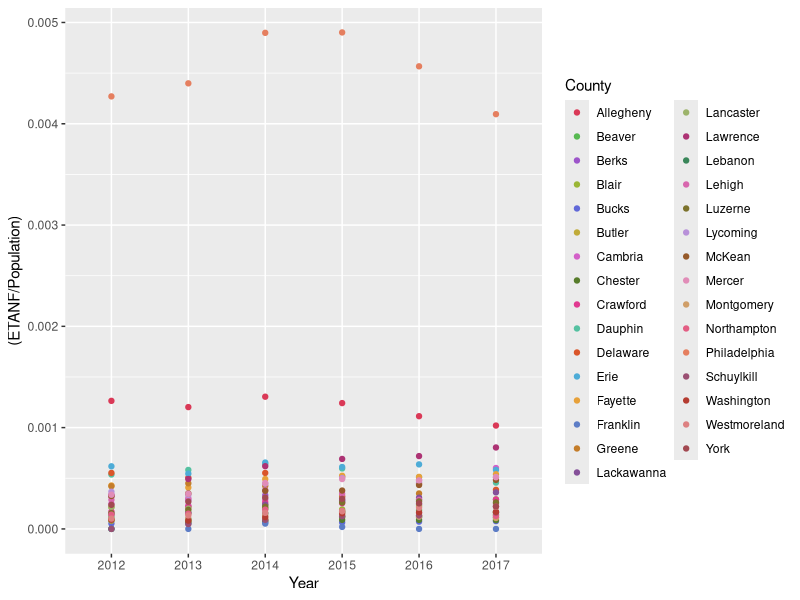
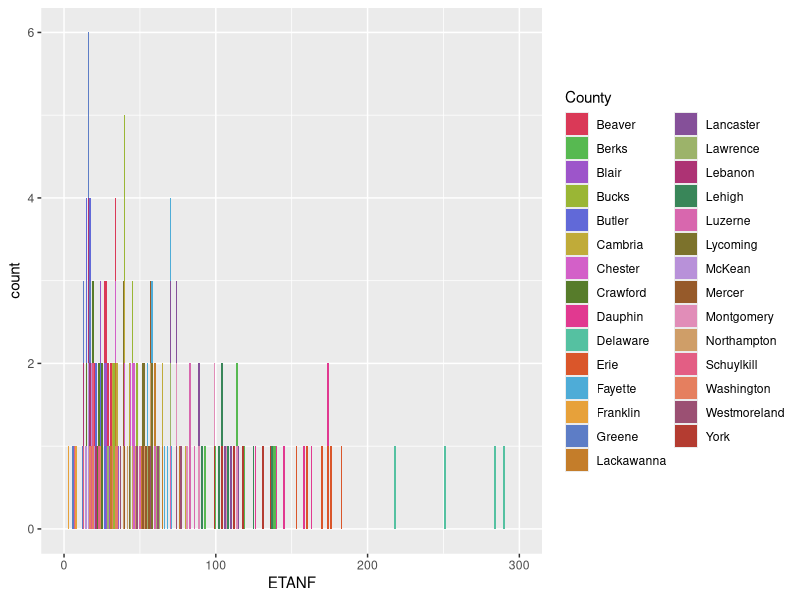
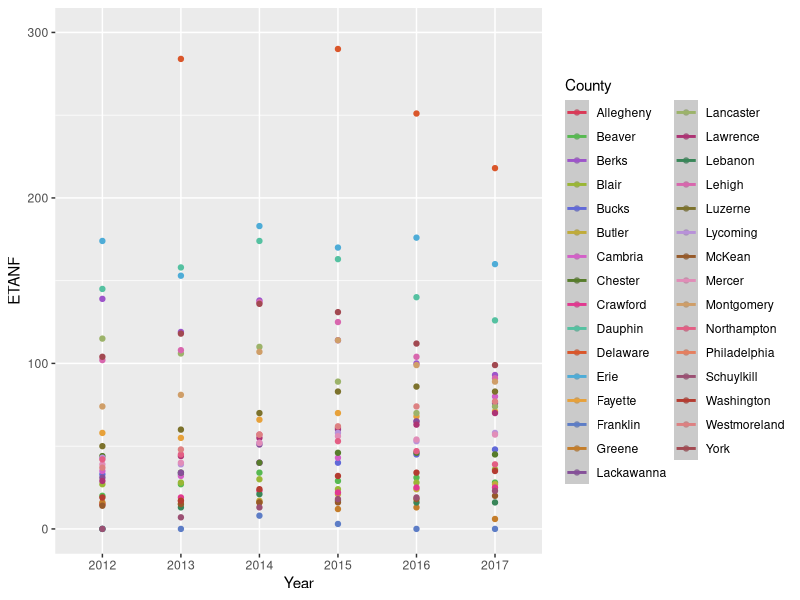

R code for these plots, in order: (Note: this script raises an error after producing the figures.)
## ---- chunk 1
# Loading libraries needed for analysis
library(ggplot2)
library(gtable) #for plot layouts
library(grid) #for plot layouts
library(gridExtra) #for plot layouts
library(glmnet)
library(pROC)
library(plyr)
library(dplyr)
library(leaps)
library(reshape)
library(foreign)
library(plm) #for panel regression

#loading data and redefining "-" symbols as NA
ETANFload <- read.table("Data_Analysis_Spreadsheet.csv", header = TRUE, sep = ",", na.strings = "-")
#Removing unused Employment training variable
ETANFdata <- ETANFload[, c(1:16, 18, 19)]
#Cleaning the data - converting strings to numbers
ETANFdata <- mutate(ETANFdata, Year = as.factor(as.numeric(Year)), ETANF = as.numeric(gsub(",","",ETANF)), Snap_January = as.numeric(gsub(",","",Snap_January)),
                    SNAP_July = as.numeric(gsub(",","",SNAP_July)), Med_Income = as.numeric(Med_Income), Medicaid = as.numeric(gsub(",","",Medicaid)),
                    SSI = as.numeric(gsub(",","",SSI)), CHIP = as.numeric(gsub(",","",CHIP)), ED_Attain_HSandAbove = as.numeric(ED_Attain_HSandAbove),
                    Ed_Attain_BAandAbove = as.numeric(ED_Attain_HSandAbove), Population = as.numeric(gsub(",","",Population)))

#ETANFmelt <- melt(ETANFdata, id = c("County", "Year"))
#etanf.ts <- ts(ETANFdata, frequency = 1, start = c(2012), end = )

## ---- chunk 2
### Data Visualization

# define palette
cpPalette <- c("#da3957","#57b951","#9d55ca","#9ab635","#6169d8","#c0ab39","#d360c8","#577c2b","#e13990","#55c1a1","#da562a","#4eacd7","#e7a13a","#5d7dc6","#c47d2a","#855099","#9cb36a","#ad3374","#398659","#d867ae","#7c722c","#b891d9","#965a2a","#e18db8","#cf9e68","#e35e84","#e57f5f","#9b5073","#b43c31","#dd8182","#a24951")
#plot of ETANF cases normalized by population
p1 <- ggplot(ETANFdata,aes(y = (ETANF/Population), x = Year, color = County)) + geom_point() + xlab("Year") + scale_color_manual(values =  cpPalette) 
p1
p2 <- ggplot(ETANFdata,aes(x = ETANF, fill = County)) + geom_bar() + xlab("ETANF") + scale_fill_manual(values =  cpPalette) + xlim(0, 300)
p2
p3 <- ggplot(ETANFdata,aes(y = ETANF, x = Year, color = County)) + geom_point() + 
  geom_smooth(data = ETANFdata, method = "glm", formula = ETANF~Year + County + PA_Region + SNAP_July + Medicaid + CHIP + LFPR + Med_Income + ED_Attain_HSandAbove + Ed_Attain_BAandAbove + Pov_Rate + Population) + xlab("Year") + scale_color_manual(values =  cpPalette) + ylim(0,300)
p3
## ---- chunk 3
### Variable selection


#Set seed
set.seed(1234)
#subsetting data to remove extra location descriptors & missing records from dependent & Independent variables for variable selection
etanf.x <- na.omit(ETANFdata[, c(3:18)])
etanf.x2 <- na.omit(ETANFdata[, c(2:18)])
# fit the random forest
# rf1 <- cforest(ETANF ~ ., data= etanf.x, control=cforest_unbiased(mtry=2,ntree=20))

# AIC by crossvalidation for each variable selection method
testCV <- function(DATA){
  # combine two columns
  func.data <- data.frame(DATA)
  # Count the number of row of entire dataframe
  n.data <- nrow(func.data)
  # divide the number of rows in the dataframe into 8 groups
  folds <- split(sample(n.data, n.data ,replace=FALSE), as.factor(1:8))
    # aic list
    step.forward.aic <- rep(0,8)
    step.backward.aic <- rep(0,8)
    result<- data.frame("method" = character(), "aic" = numeric(), stringsAsFactors = FALSE)
  for (j in 1:8){
      test.data <- func.data[folds[[j]], ]
      n.test <-nrow(test.data)
      train.data <- func.data[-folds[[j]], ]
         #forward stepwise model
      null = glm(ETANF~1, data = na.omit(train.data), family = "poisson")
      full = glm(ETANF~., data = na.omit(train.data), family = "poisson")
      fwd.model <- step(null, scope = list(lower = null, upper = full), direction = "forward", trace = FALSE)
      step.forward.aic[j] <- AIC(fwd.model)
        #backward stepwise model
      bwd.model <- step(full, direction = "backward", trace = FALSE)
      step.backward.aic [j] <- AIC(bwd.model)
  }
    result <- rbind(result, data.frame(method = "forward", auc = mean(step.forward.aic)))
    result <- rbind(result, data.frame(method = "backward", auc = mean(step.backward.aic)))
    return(result)
}

test1 <- testCV(etanf.x)
test2 <- testCV(etanf.x2)

test1
test2
#Counting predictors for backward selection
null = glm(ETANF~1, data = etanf.x, family = "poisson")
full = glm(ETANF~., data = etanf.x, family = "poisson")
set.seed(1234)
bwd.model <- step(full, direction = "backward", trace = FALSE)
bwd.model
null = glm(ETANF~1, data = etanf.x2, family = "poisson")
full = glm(ETANF~., data = etanf.x2, family = "poisson")
bwd.model2 <- step(full, direction = "backward", trace = FALSE)
bwd.model2
## ---- chunk 4

#removing Butler, Greene, & McKean counties from data because of null values
to_keep <- which(ETANFdata$County != "Butler"& ETANFdata$County != "Greene"& ETANFdata$County != "McKean")
etanf.updated <- ETANFdata[c(to_keep),]
etanf.model <- glm(ETANF~Year + County + SNAP_July + Medicaid + CHIP + LFPR + Med_Income + ED_Attain_HSandAbove  + Pov_Rate + Population, data = etanf.updated, family = "poisson")

summary(etanf.model)

etanf.updated$pred <- predict(etanf.model, etanf.updated, type = "response")

p1<- ggplot() +
  geom_line(data = etanf.updated, aes(x = Year, y = pred, color = County, group = County)) + 
  geom_point(data = ETANFdata, aes(x = Year, y = ETANF, color = County)) +
  labs(y = "ETANF Cases", title = "Regression") + theme(legend.position = "none")
p2<- ggplot() +
  geom_line(data = etanf.updated, aes(x = Year, y = pred, color = County, group = County)) + ylim(0,350) +
  geom_point(data = ETANFdata, aes(x = Year, y = ETANF, color = County)) + 
  labs(y = "ETANF Cases", title = "Zoomed Regression") + theme(legend.position = "none")


#Normalizing ETANF by population
etanf.new <-  etanf.updated
etanf.new$ETANF2 <- with(etanf.new, ETANF/Population)

new.model <- glm(ETANF2~Year + County + SNAP_July + Medicaid + CHIP + LFPR + Med_Income + ED_Attain_HSandAbove  + Pov_Rate, data = etanf.new, family = "poisson")
etanf.new$pred <- predict(new.model, etanf.new, type = "response")
p3<- ggplot() +
  geom_line(data = etanf.new, aes(x = Year, y = pred, color = County, group = County)) + 
  geom_point(data = ETANFdata, aes(x = Year, y = (ETANF/Population), color = County)) + 
  labs(y = "ETANF Cases per Capita", title = "Per Capita Regression") + theme(legend.position = "none") +
  scale_y_continuous(labels = scales::percent)
p4<- ggplot() +
  geom_line(data = etanf.new, aes(x = Year, y = pred, color = County, group = County)) +
  geom_point(data = ETANFdata, aes(x = Year, y = (ETANF/Population), color = County)) + 
  labs(y = "ETANF Cases per Capita", title = "Zoomed in Per Capita") + theme(legend.position = "none") +
  scale_y_continuous(labels = scales::percent, limits = c(0, .001))
p1
p2
p3
p4

#smaller model
# small <- glm(ETANF~County+ Year + WIC + CHIP, data = etanf.updated, family = "poisson")
# etanf.updated$pred2 <- predict(small, etanf.updated, type = "response")
# small.normal <- glm(ETANF2~County + CHIP + WIC, data = etanf.new, family = "poisson")
# etanf.new$pred2<- predict(small.normal, etanf.new, type = "response")
# 
# p5<- ggplot() +
#   geom_line(data = etanf.updated, aes(x = Year, y = pred2, color = County, group = County)) + 
#   geom_point(data = ETANFdata, aes(x = Year, y = ETANF, color = County)) + ggtitle("Regression2")
# p6<- ggplot() +
#   geom_line(data = etanf.updated, aes(x = Year, y = pred2, color = County, group = County)) + ylim(0,350) +
#   geom_point(data = ETANFdata, aes(x = Year, y = ETANF, color = County)) + ggtitle("Zoomed in Regression2")
# p7<- ggplot() +
#   geom_line(data = etanf.new, aes(x = Year, y = pred2, color = County, group = County)) + 
#   geom_point(data = ETANFdata, aes(x = Year, y = (ETANF/Population), color = County)) + ggtitle("Normalized Regression2") 
# p8<- ggplot() +
#   geom_line(data = etanf.new, aes(x = Year, y = pred2, color = County, group = County)) + ylim(0,.001) +
#   geom_point(data = ETANFdata, aes(x = Year, y = (ETANF/Population), color = County)) + ggtitle("Zoomed in Normalized2")
# p5
# p6
# p7
# p8
## ---- chunk 5
#scatterplot(ETANF ~ Year|County + SNAP_July + Medicaid + CHIP + LFPR + Med_Income + ED_Attain_HSandAbove + Ed_Attain_BAandAbove + Pov_Rate + Population, data = ETANFdata, boxplots = F, smooth = TRUE, reg.line = FALSE)
#scatterplot(ETANF ~ Year|County, data = ETANFdata, boxplots = FALSE, smooth = TRUE, reg.line = FALSE)
#abline(lm(ETANFdata$ETANF ~ ETANFdata$Year), lwd = 3, col = "red")
#coplot(ETANF ~ Year|County, type = "b", data = ETANFdata)

# panel <- plm(ETANF ~ SNAP_July + Medicaid + CHIP + LFPR + Med_Income + ED_Attain_HSandAbove + Pov_Rate + Population, data = na.omit(ETANFdata), index = c("County", "Year"), model = "within")
# 
# detect_lin_dep(panel)
# alias(panel, data = ETANFdata)
# summary(panel)
# 
# #pred.panel <- plm:::fitted_exp.plm(panel, data = ETANFdata)
# 
# panel2 <- plm(ETANF ~ SNAP_July + Medicaid + CHIP + LFPR + Med_Income + ED_Attain_HSandAbove + Pov_Rate + Population, data = na.omit(ETANFdata), index = c("County", "Year"), model = "pooling")
# summary(panel2)

#library(lme4)
#fit1 <- glmer(ETANF ~ SNAP_July + Medicaid + CHIP + LFPR + Med_Income + ED_Attain_HSandAbove + Pov_Rate + Population + (County|Year), data = ETANFdata, family= poisson(link= "log"))
